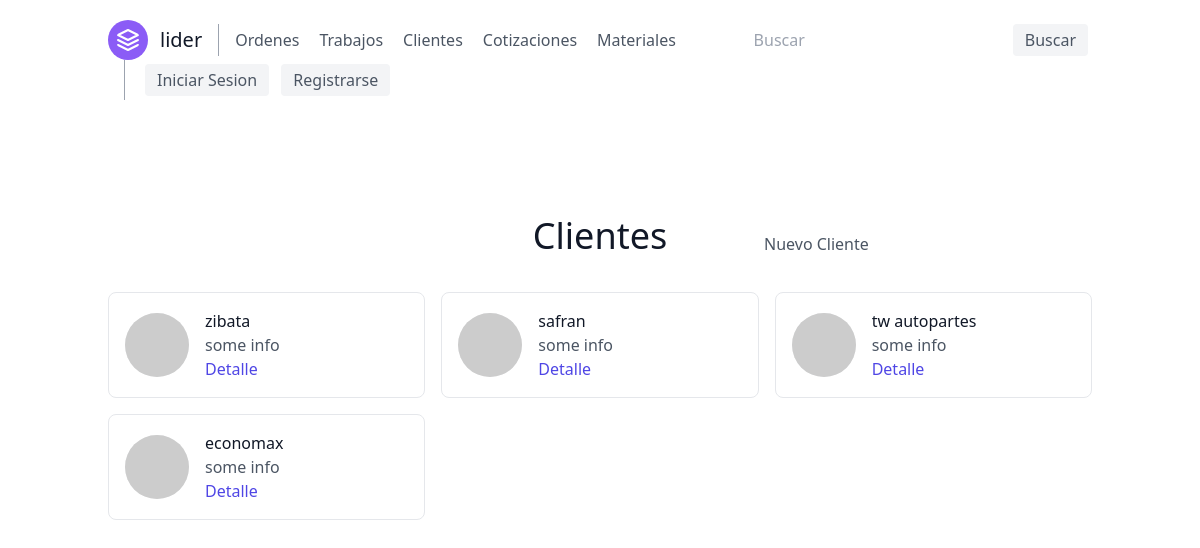
/clientes/, run on an earlier commit of the app's database.
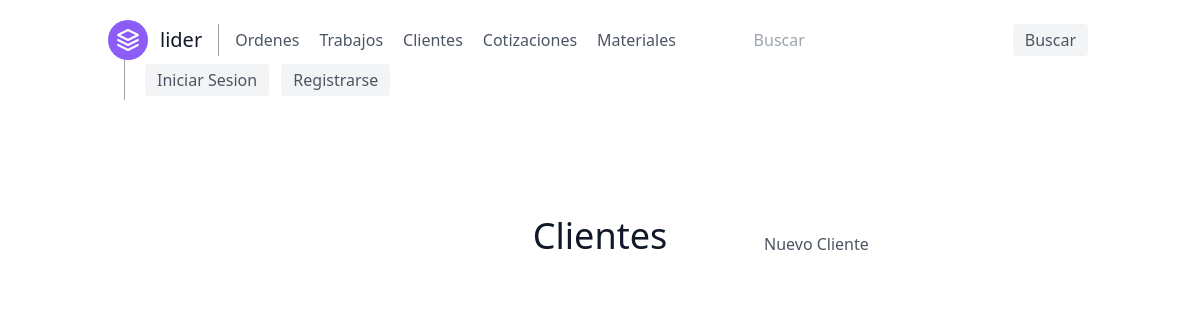
And on a later commit of the database.
### orders/models.py (models this page shows, shortened)
class Customer(models.Model):
    name_company = models.CharField(verbose_name='Nombre/Empresa', max_length=50)
    email = models.EmailField(verbose_name='Correo', null=True)
    phone_number = models.CharField(verbose_name='Telefono', max_length=10, validators=[RegexValidator(r'^\d{1,10}$')])
    address = models.CharField(verbose_name='Domicilio', max_length=100, null=True)
    shipping = models.BooleanField(verbose_name='Entrega a domicilio')

### customers/views.py (the view)
# urls.py: path('', views.CustomersView.as_view(), name='customers'),
class CustomersView(ListView):
    model = Customer
    template_name = 'customers/customers.html'
    ordering = ['-id']
    paginate_by = 5

### customers/templates/customers/customers.html
{% extends 'base.html' %}
{% block content %}
    <section class="text-gray-600 body-font">
        <div class="container px-5 py-24 mx-auto">
            <div class="grid grid-cols-3 text-center w-full mb-5">
                <p></p>
                <h1 class="sm:text-4xl text-3xl font-medium title-font mb-4 text-gray-900">Clientes</h1>
                <a class="grid content-center justify-start" href="{% url 'customers-create' %}">Nuevo Cliente</a>
            </div>
            <div class="flex flex-wrap -m-2">
                {% for customer in customer_list %}
                    <div class="p-2 lg:w-1/3 md:w-1/2 w-full">
                        <div class="h-full flex items-center border-gray-200 border p-4 rounded-lg">
                            <img alt="team"
                                 class="w-16 h-16 bg-gray-100 object-cover object-center flex-shrink-0 rounded-full mr-4"
                                 src="https://dummyimage.com/80x80">
                            <div class="flex-grow">
                                <h2 class="text-gray-900 title-font font-medium">{{ customer.name_company }}</h2>
                                <p>some info</p>
                                <a href="{% url 'customer-detail' customer.pk %}"
                                   class="text-indigo-600 hover:text-blue-500">Detalle</a>
                            </div>
                        </div>
                    </div>
                {% endfor %}
            </div>
        </div>
    </section>
{% endblock content %}

What changed in the data, as far as the page shows it:
removed Customer: name_company "zibata"
removed Customer: name_company "safran"
removed Customer: name_company "tw autopartes"
removed Customer: name_company "economax"
